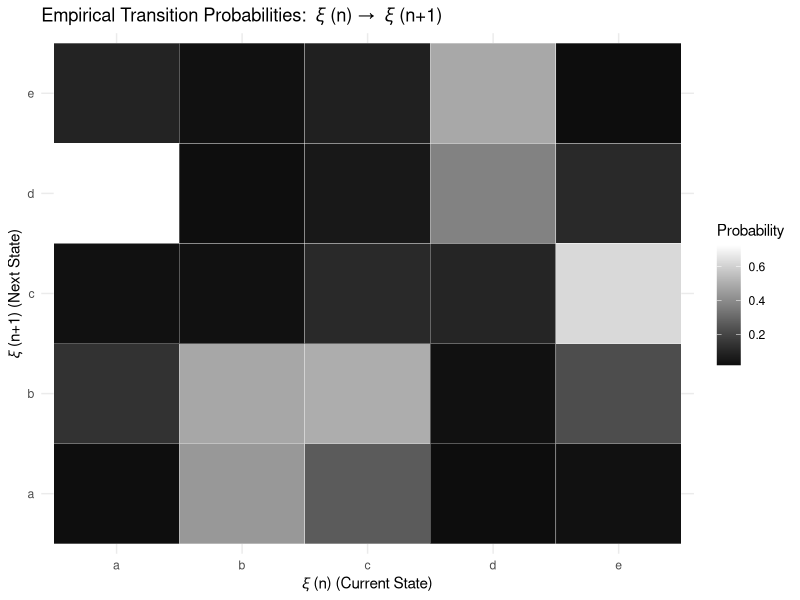
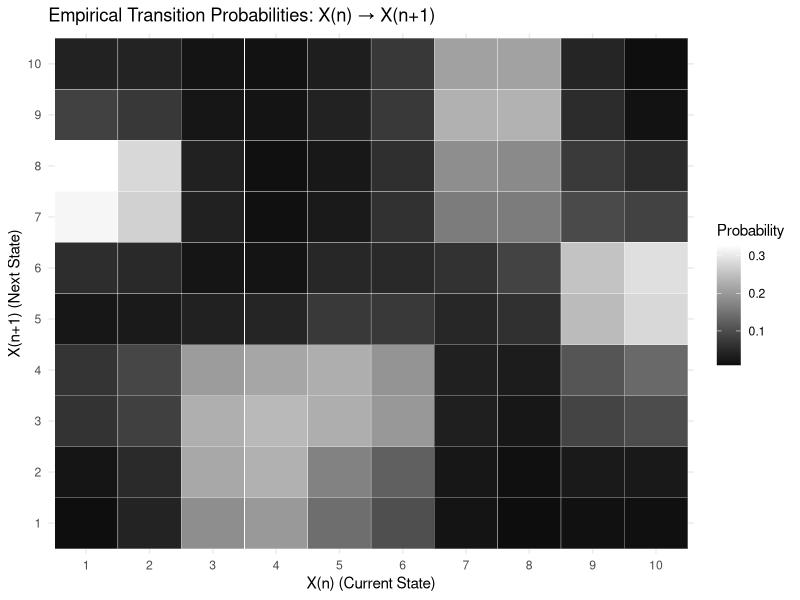
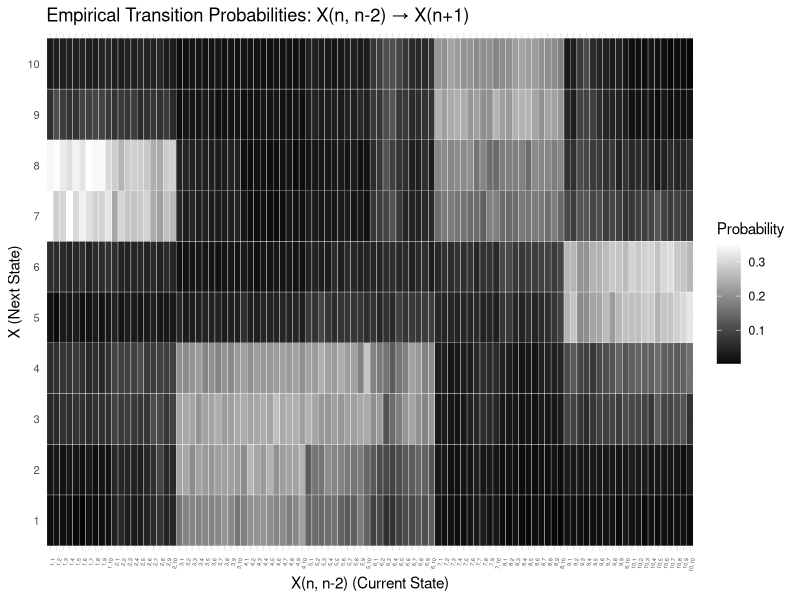
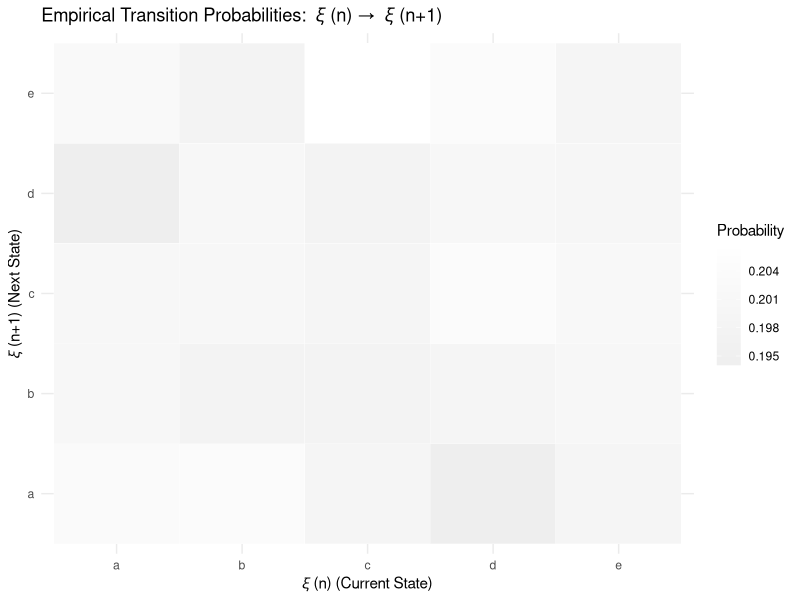
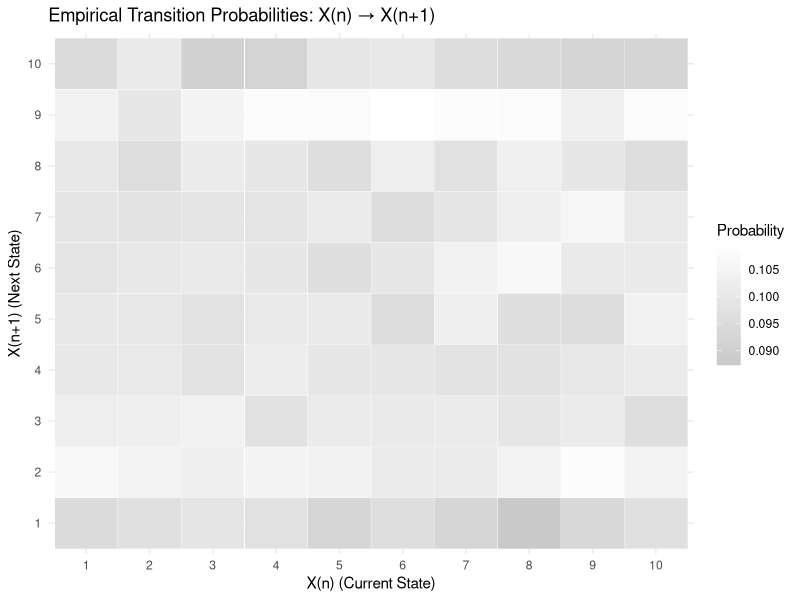
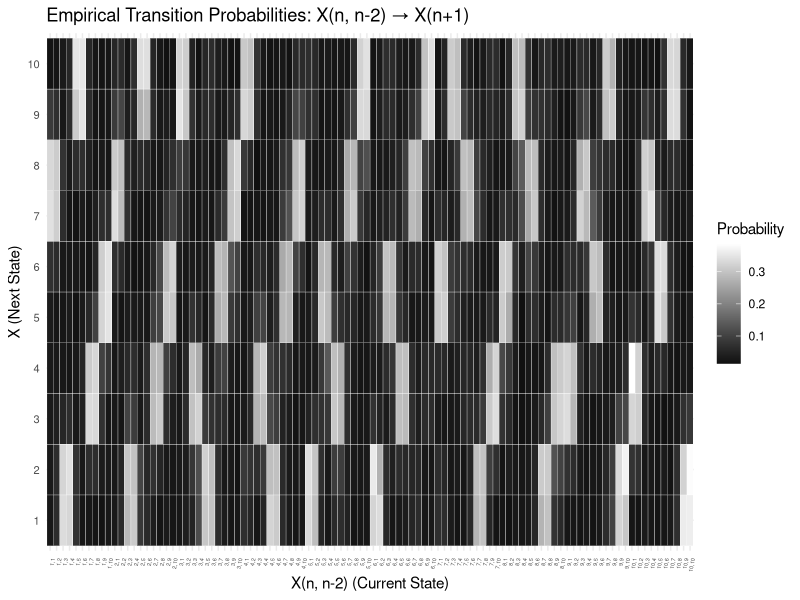
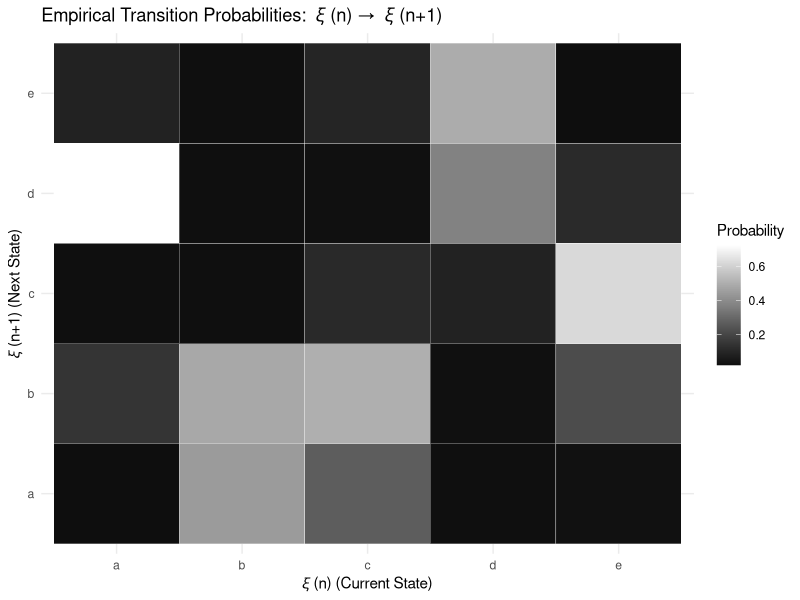
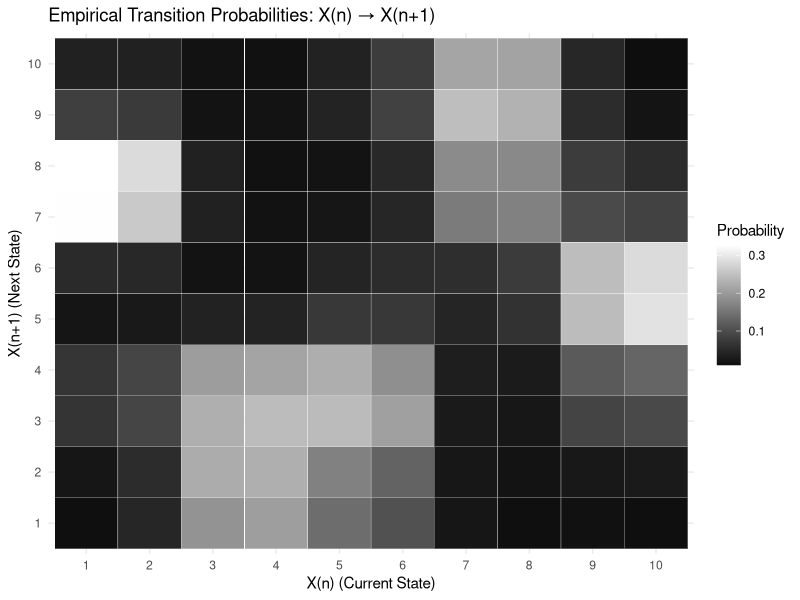

The R script that drew these images, in order:
## ---- chunk 1
library(ggplot2)
library(reshape2)
library(knitr)
set.seed(0)

statesY <- c("a", "b", "c", "d", "e")
statesX <- 1:10
n <- 100000


# distributions X|Y

distributionX <- function(mean, sd) {
  function() {
  values <- statesX
  probs <- dnorm(values, mean = mean, sd = sd)
  probs <- pmax(probs, 0)  # Ensure no negative probabilities
  sample(values, size = 1, prob = probs)
}
}

distribution_a <- distributionX(1.5, 0.7)
distribution_b <- distributionX(3.5, 0.7)
distribution_c <- distributionX(5.5, 0.7)
distribution_d <- distributionX(7.5, 0.7)
distribution_e <- distributionX(9.5, 0.7)

map <- list(a = distribution_a, b = distribution_b, c = distribution_c, d = distribution_d, e = distribution_e)


#heatmap functions

heatmapY <- function(Y, label = "𝜉") {
# Empirical distribution for Y
Y_counts <- table(factor(Y, levels = statesY))
Y_df <- data.frame(State = names(Y_counts), Count = as.numeric(Y_counts))

# Empirical transition matrix for Y
Y_transitions <- table(
  Y_n = factor(Y[-n], levels = statesY),        # Current state Y(n)
  Y_next = factor(Y[-1], levels = statesY)      # Next state Y(n+1)
)

# Normalize to get probabilities
Y_transition_probs <- prop.table(Y_transitions, 1)

# Convert to long format for ggplot2
Y_transition_df <- as.data.frame(as.table(Y_transition_probs))
colnames(Y_transition_df) <- c("Y_n", "Y_next", "Probability")

# Plot the heatmap for Y(n) to Y(n+1)
ggplot(Y_transition_df, aes(x = Y_n, y = Y_next, fill = Probability)) +
  geom_tile(color = "white") +
  scale_fill_gradient2(low = "gray1", high = "gray100", mid = "gray50", midpoint = max(Y_transition_df$Probability) / 2) +
  theme_minimal() +
  labs(
    title = paste("Empirical Transition Probabilities: ", label, "(n) → ", label, "(n+1)"), # Take 𝜉 as a synonym of Y
    x = paste(label, "(n) (Current State)"),
    y = paste(label, "(n+1) (Next State)"),
    fill = "Probability"
  )
}

heatmapX <- function(X, Y) {
# Empirical distribution for X | Y
X_Y_counts <- table(Y = factor(Y, levels = statesX), X = factor(X, levels = 1:10))
X_Y_df <- as.data.frame(as.table(X_Y_counts))
colnames(X_Y_df) <- c("State_Y", "Value_X", "Count")

# Generate the empirical transition matrix for X
X_transitions <- table(
  X_n = factor(X[-n], levels = 1:10),        # Current state X(n)
  X_next = factor(X[-1], levels = 1:10)     # Next state X(n+1)
)

# Normalize to get probabilities
X_transition_probs <- prop.table(X_transitions, 1)

# Convert to long format for ggplot2
X_transition_df <- as.data.frame(as.table(X_transition_probs))
colnames(X_transition_df) <- c("X_n", "X_next", "Probability")

# Plot the heatmap for X(n) to X(n+1)
ggplot(X_transition_df, aes(x = X_n, y = X_next, fill = Probability)) +
  geom_tile(color = "white") +
  scale_fill_gradient2(low = "gray1", high = "gray100", mid = "gray50", midpoint = max(X_transition_df$Probability) / 2) +
  theme_minimal() +
  labs(
    title = "Empirical Transition Probabilities: X(n) → X(n+1)",
    x = "X(n) (Current State)",
    y = "X(n+1) (Next State)",
    fill = "Probability"
  )
}

heatmapXk <- function(X) {
# Create the current states for X(n, n-2)
current_states <- paste(X[-c(1, 2, n)], X[-c(n-2, n-1, n)], sep = ",")  # X(n, n-2)
next_states <- X[-c(1, 2, 3)]  # X(n+1)

# Create a contingency table (current vs next states)
transitions <- table(
  Current = current_states,
  Next = next_states
)

# Normalize the transition matrix to get transition probabilities
transition_probs <- prop.table(transitions, 1)

# Convert to long format for ggplot2
transition_df <- as.data.frame(as.table(transition_probs))
colnames(transition_df) <- c("Current_State", "Next_State", "Probability")

# Split and reorder Current_State numerically
split_states <- do.call(rbind, strsplit(as.character(transition_df$Current_State), ","))  # Split "X,Y" into columns
numeric_order <- order(as.numeric(split_states[, 1]), as.numeric(split_states[, 2]))  # Sort by both components
ordered_states <- unique(transition_df$Current_State)[numeric_order]  # Apply the sorted order

# Reassign factor levels in the correct order
transition_df$Current_State <- factor(transition_df$Current_State, levels = ordered_states)

# Explicitly set the factor levels for Next_State (assuming 1:10 as you mentioned)
transition_df$Next_State <- factor(transition_df$Next_State, levels = 1:10)  # 1:10 for y-axis

# Plot the heatmap
ggplot(transition_df, aes(x = Current_State, y = Next_State, fill = Probability)) +
  geom_tile(color = "white") +
  scale_fill_gradient2(low = "gray1", high = "gray100", mid = "gray50", midpoint = max(transition_df$Probability) / 2) +
  theme_minimal() +
  theme(
    axis.text.x = element_text(angle = 80, hjust = 1, size = 4),  # Rotate x-axis labels for better readability
    axis.text.y = element_text(size = 8)  # Adjust y-axis font size if needed
  ) +
  labs(
    title = "Empirical Transition Probabilities: X(n, n-2) → X(n+1)",
    x = "X(n, n-2) (Current State)",
    y = "X (Next State)",
    fill = "Probability"
  )
}


# markovianity tests

markovtest <- function(X) {
# First-order transition matrix for X
X_transitions_first_order <- table(
  X_n = factor(X[-n], levels = statesX),  # Current state X(n)
  X_next = factor(X[-1], levels = statesX)  # Next state X(n+1)
)
X_transition_probs_first_order <- prop.table(X_transitions_first_order, 1)

# For third-order, we need to shift the indices correctly
X_transitions_third_order <- table(
  X_n1 = factor(X[1:(n-3)], levels = statesX),    # Current state X(n-3)
  X_n2 = factor(X[2:(n-2)], levels = statesX),    # Previous state X(n-2)
  X_n3 = factor(X[3:(n-1)], levels = statesX),    # Previous state X(n-1)
  X_next = factor(X[4:n], levels = statesX)  # Next state X(n+1)
)

# Normalize to get transition probabilities
X_transition_probs_third_order <- prop.table(X_transitions_third_order, c(1, 2, 3))

# Log-likelihood for first-order transition matrix
log_likelihood_first_order <- sum(log(X_transition_probs_first_order[cbind(as.numeric(X[-n]), as.numeric(X[-1]))]))

# Log-likelihood for third-order transition matrix
log_likelihood_third_order <- sum(log(X_transition_probs_third_order[cbind(
  as.numeric(X[1:(n-3)]),    # X(n-3)
  as.numeric(X[2:(n-2)]),    # X(n-2)
  as.numeric(X[3:(n-1)]),    # X(n-1)
  as.numeric(X[4:n])         # X(n+1)
)]))

# AIC and BIC for the first-order model
n_params_first_order <- length(unique(X)) * length(unique(X))  # Number of parameters in first-order transition matrix
AIC_first_order <- 2 * n_params_first_order - 2 * log_likelihood_first_order
BIC_first_order <- log(n) * n_params_first_order - 2 * log_likelihood_first_order

# AIC and BIC for the third-order model
n_params_third_order <- length(unique(X))^3  # Number of parameters in third-order transition matrix
AIC_third_order <- 2 * n_params_third_order - 2 * log_likelihood_third_order
BIC_third_order <- log(n) * n_params_third_order - 2 * log_likelihood_third_order

# Return all results as a list
  return(list(
    AIC_first_order = AIC_first_order,
    AIC_third_order = AIC_third_order,
    BIC_first_order = BIC_first_order,
    BIC_third_order = BIC_third_order))
}
## ---- chunk 2
# Transition matrix Py1 for Y1
Py1 <- matrix(c(
  0.02, 0.14, 0.03, 0.72, 0.09,  # From 'a'
  0.44, 0.48, 0.03, 0.02, 0.03,  # From 'b'
  0.26, 0.5, 0.11, 0.05, 0.08,  # From 'c'
  0.02, 0.03, 0.09, 0.37, 0.49,  # From 'd'
  0.03, 0.22, 0.62, 0.11, 0.02   # From 'e'
), nrow = 5, byrow = TRUE)

# Initial random state distribution
Y1 <- character(n)
Y1[1] <- sample(statesY, size = 1)

# Simulate the Markov chain
for (i in 2:n) {
  current_state <- which(statesY == Y1[i - 1])
  Y1[i] <- sample(statesY, size = 1, prob = Py1[current_state, ])
}

# Generate X1 based on Y1
X1 <- integer(n)
for (i in 1:n) {
  X1[i] <- map[[Y1[i]]]()
}

# Visualizing Transition Heatmaps
heatmapY(Y1)
heatmapX(X1, Y1)
heatmapXk(X1)
markovtest(X1)
## ---- chunk 3
# Define transition probabilities for the new Markov chain Y2 using named elements
transition_rules <- list(
  "a_a" = c(0.05, 0.05, 0.05, 0.8, 0.05),
  "a_b" = c(0.05, 0.05, 0.05, 0.05, 0.8),
  "a_c" = c(0.8, 0.05, 0.05, 0.05, 0.05),
  "a_d" = c(0.05, 0.05, 0.8, 0.05, 0.05),
  "a_e" = c(0.05, 0.8, 0.05, 0.05, 0.05),
  
  "b_a" = c(0.8, 0.05, 0.05, 0.05, 0.05),
  "b_b" = c(0.05, 0.8, 0.05, 0.05, 0.05),
  "b_c" = c(0.05, 0.05, 0.8, 0.05, 0.05),
  "b_d" = c(0.05, 0.05, 0.05, 0.05, 0.8),
  "b_e" = c(0.05, 0.05, 0.05, 0.8, 0.05),
  
  "c_a" = c(0.05, 0.05, 0.05, 0.05, 0.8),
  "c_b" = c(0.8, 0.05, 0.05, 0.05, 0.05),
  "c_c" = c(0.05, 0.8, 0.05, 0.05, 0.05),
  "c_d" = c(0.05, 0.05, 0.05, 0.8, 0.05),
  "c_e" = c(0.05, 0.05, 0.8, 0.05, 0.05),
  
  "d_a" = c(0.05, 0.8, 0.05, 0.05, 0.05),
  "d_b" = c(0.05, 0.05, 0.8, 0.05, 0.05),
  "d_c" = c(0.05, 0.05, 0.05, 0.8, 0.05),
  "d_d" = c(0.8, 0.05, 0.05, 0.05, 0.05),
  "d_e" = c(0.05, 0.05, 0.05, 0.05, 0.8),
  
  "e_a" = c(0.05, 0.05, 0.8, 0.05, 0.05),
  "e_b" = c(0.05, 0.05, 0.05, 0.8, 0.05),
  "e_c" = c(0.05, 0.05, 0.05, 0.05, 0.8),
  "e_d" = c(0.05, 0.8, 0.05, 0.05, 0.05),
  "e_e" = c(0.8, 0.05, 0.05, 0.05, 0.05)
)


# Initialize Y2 sequence with random starting states
Y2 <- character(n)
Y2[1] <- sample(statesY, size = 1)
Y2[2] <- sample(statesY, size = 1)
Y2[3] <- sample(statesY, size = 1)

# Simulate the Markov chain using the defined transition rules
for (i in 4:n) {
  # Get the last 3 states (Y2[i-3], Y2[i-2], Y2[i-1])
  prev_states <- Y2[(i-3):(i-1)]  # This is a vector of length 3
  
  # We need to lookup the rule for the transition based on Y2[i-3] and Y2[i-1]
  transition_key <- paste(prev_states[1], prev_states[3], sep = "_")  # Form key like 'a_a', 'b_c', etc.
  
  # Get the transition probabilities based on the key
  transition_probs <- transition_rules[[transition_key]]
  
  # Sample the next state based on the transition probabilities
  next_state <- sample(statesY, size = 1, prob = transition_probs)
  
  # Update Y2 with the new state
  Y2[i] <- next_state
}

# Generate X2 based on Y2
X2 <- integer(n)
for (i in 1:n) {
  X2[i] <- map[[Y2[i]]]()
}

# Visualizing Transition Heatmaps
heatmapY(Y2)
heatmapX(X2, Y2)
heatmapXk(X2)
markovtest(X2)
## ---- chunk 4
# Define transition probabilities for the new Markov chain Y3 using named elements
transition_rules <- list(
  "a_a" = c(0.025, 0.9, 0.025, 0.025, 0.025),
  "a_b" = c(0.9, 0.025, 0.025, 0.025, 0.025),
  "a_c" = c(0.9, 0.025, 0.025, 0.025, 0.025),
  "a_d" = c(0.025, 0.025, 0.025, 0.025, 0.9),
  "a_e" = c(0.025, 0.9, 0.025, 0.025, 0.025),
  
  "b_a" = c(0.025, 0.025, 0.025, 0.9, 0.025),
  "b_b" = c(0.9, 0.025, 0.025, 0.025, 0.025),
  "b_c" = c(0.025, 0.025, 0.9, 0.025, 0.025),
  "b_d" = c(0.025, 0.025, 0.025, 0.9, 0.025),
  "b_e" = c(0.025, 0.025, 0.9, 0.025, 0.025),
  
  "c_a" = c(0.025, 0.025, 0.025, 0.025, 0.9),
  "c_b" = c(0.9, 0.025, 0.025, 0.025, 0.025),
  "c_c" = c(0.025, 0.025, 0.025, 0.025, 0.9),
  "c_d" = c(0.025, 0.025, 0.025, 0.025, 0.9),
  "c_e" = c(0.025, 0.025, 0.9, 0.025, 0.025),
  
  "d_a" = c(0.025, 0.025, 0.025, 0.9, 0.025),
  "d_b" = c(0.025, 0.9, 0.025, 0.025, 0.025),
  "d_c" = c(0.025, 0.9, 0.025, 0.025, 0.025),
  "d_d" = c(0.025, 0.025, 0.9, 0.025, 0.025),
  "d_e" = c(0.025, 0.025, 0.9, 0.025, 0.025),
  
  "e_a" = c(0.025, 0.025, 0.025, 0.9, 0.025),
  "e_b" = c(0.025, 0.9, 0.025, 0.025, 0.025),
  "e_c" = c(0.9, 0.025, 0.025, 0.025, 0.025),
  "e_d" = c(0.025, 0.025, 0.025, 0.025, 0.9),
  "e_e" = c(0.025, 0.025, 0.025, 0.9, 0.025)
)


# Initialize Y3 sequence with random starting states
Y3 <- character(n)
Y3[1] <- sample(statesY, size = 1)
Y3[2] <- sample(statesY, size = 1)
Y3[3] <- sample(statesY, size = 1)

# Simulate the Markov chain using the defined transition rules
for (i in 4:n) {
  # Get the last 3 states (Y3[i-3], Y3[i-2], Y3[i-1])
  prev_states <- Y3[(i-3):(i-1)]  # This is a vector of length 3
  
  # We need to lookup the rule for the transition based on Y3[i-3] and Y3[i-1]
  transition_key <- paste(prev_states[1], prev_states[3], sep = "_")  # Form key like 'a_a', 'b_c', etc.
  
  # Get the transition probabilities based on the key
  transition_probs <- transition_rules[[transition_key]]
  
  # Sample the next state based on the transition probabilities
  next_state <- sample(statesY, size = 1, prob = transition_probs)
  
  # Update Y3 with the new state
  Y3[i] <- next_state
}

# Generate X3 based on Y3
X3 <- integer(n)
for (i in 1:n) {
  X3[i] <- map[[Y3[i]]]()
}

# Visualizing Transition Heatmaps
heatmapY(Y3)
heatmapX(X3, Y3)
heatmapXk(X3)
markovtest(X3)
## ---- chunk 5
# Creating Eta
eta <- c(n)
eta[1] = sample(statesY, 1)

# Creating X 
X4 <- c(n)
X4[1] = map[[eta[1]]]()

# Creating Z
Z <- matrix(ncol = 10, nrow = n-1)

# Generating Z(n-1), Eta(n), X(n) for every n
for(i in 1:(n-1)) {
  for (j in 1:10) {
    favored <- statesY[(j - 1) %% length(statesY) + 1]
    probabilities <- ifelse(statesY == favored, 0.6, 0.1)
    Z[i,j] = sample(statesY, size = 1, replace = TRUE, prob = probabilities)
  }
  eta[i+1] = Z[i, X4[i]]
  X4[i+1] = map[[eta[i+1]]]()
}

# Visualizing Transition Heatmaps
heatmapY(eta, "𝜂")
heatmapX(X4, eta)
## ---- chunk 6
# Alternating Eta and X
statesTh <- c(statesY, statesX)
Th <- character(n)
for(i in 1:n) {
  if(i %% 2 == 1) {
    Th[i] <- eta[(i+1)/2]
  } else {
    Th[i] <- X4[i/2]
  }
}

# Empirical distribution for Theta
Th_counts <- table(factor(Th, levels = statesTh))
Th_df <- data.frame(State = names(Th_counts), Count = as.numeric(Th_counts))

# Empirical transition matrix for Theta
Th_transitions <- table(
  Th_n = factor(Th[-n], levels = statesTh),        # Current state Th(n)
  Th_next = factor(Th[-1], levels = statesTh)      # Next state Th(n+1)
)

# Normalize to get probabilities
Th_transition_probs <- prop.table(Th_transitions, 1)

# Convert to long format for ggplot2
Th_transition_df <- as.data.frame(as.table(Th_transition_probs))
colnames(Th_transition_df) <- c("Th_n", "Th_next", "Probability")

# Plot the heatmap for Th(n) to Th(n+1)
ggplot(Th_transition_df, aes(x = Th_n, y = Th_next, fill = Probability)) +
  geom_tile(color = "white") +
  scale_fill_gradient2(low = "gray1", high = "gray100", mid = "gray50", midpoint = max(Th_transition_df$Probability) / 2) +
  theme_minimal() +
  labs(
    title = "Empirical Transition Probabilities: 𝜗(n) → 𝜗(n+1)",
    x = "𝜗(n) (Current State)",
    y = "𝜗(n+1) (Next State)",
    fill = "Probability"
  )
